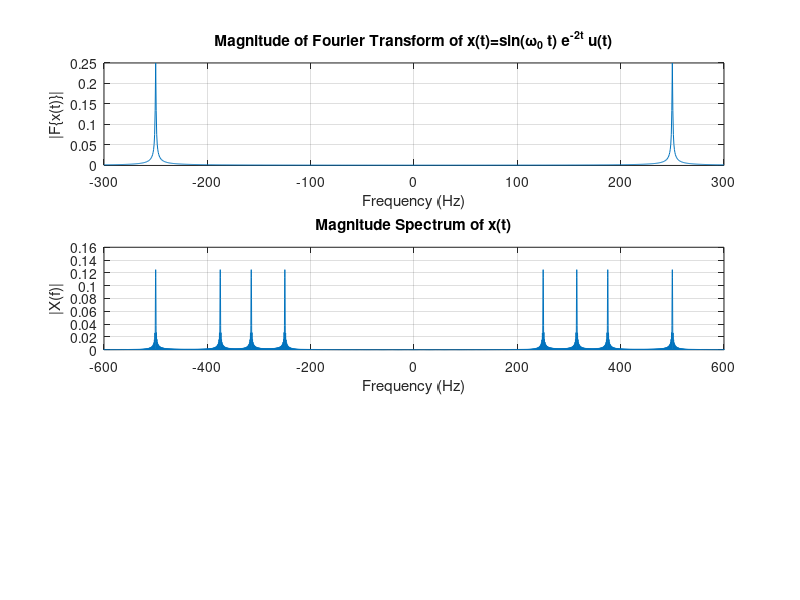
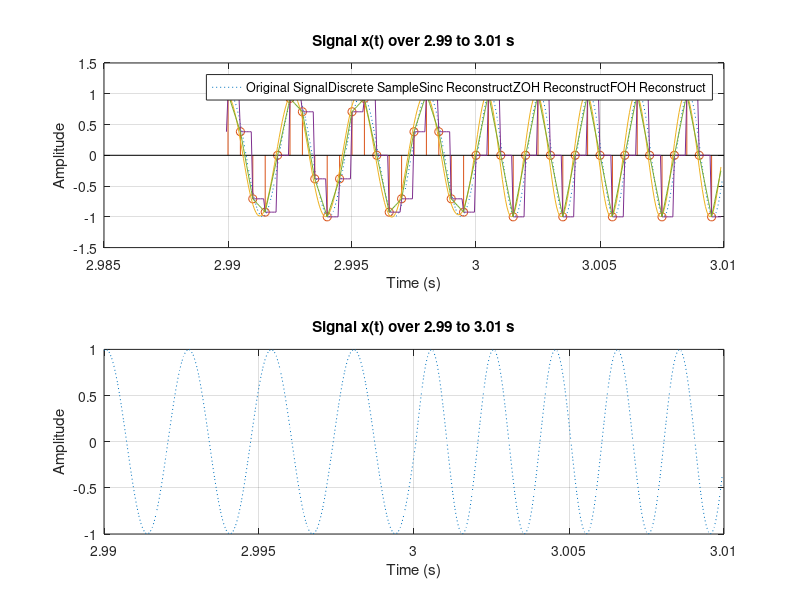

Reproduce these figures in MATLAB, in order.
% As requested, clean at start
clear all; close all; clc;

% Define vars
% Continous signal simulation
CONTINOUS_SAMPLE_RATE = 16e3;
DELTA_TIME = 1/CONTINOUS_SAMPLE_RATE;

% Create a time vector for 1 second
time_vector = 0:DELTA_TIME:1-DELTA_TIME;

%% Question 1
% A single frequency of 2pi*250 signal's Fourier Trasnform:

frequencies = (-300:0.5:300);
omega_0 = 2*pi*250;
omega_from_f = 2*pi*frequencies;
Xf1 = (1/(2j)) * ( ...
    1./(2 + 1j*(omega_from_f - omega_0)) - ...
    1./(2 + 1j*(omega_from_f + omega_0)) );

figure;
subplot(3,1,1);
plot(frequencies, abs(Xf1));
xlabel('Frequency (Hz)');
ylabel('|F\{x(t)\}|');
title('Magnitude of Fourier Transform of x(t)=sin(\omega_0 t) e^{-2t} u(t)');
grid on;


%% Question 2
% Define frequencies of signals
omega_1 = 2*pi*250;
omega_2 = 2*pi*315;
omega_3 = 2*pi*375;
omega_4 = 2*pi*500;
freqs = [omega_1, omega_2, omega_3, omega_4]; % Assign to a vector

% Then set the value by frequency for each second
% Create a matrix - each row for a different frequency
sinuses = sin(freqs.' * time_vector);
% Concatenate the rows so each frequency plays for 1 second sequentially
x2 = reshape(sinuses.', 1, []);

% Play sound: each frequency lasts 1 second, sampling rate SAMPLE_RATE
%soundsc(x2, CONTINOUS_SAMPLE_RATE);


%% Question 3
% Calculate time range
x2_index_range = floor(2.99/DELTA_TIME):1:floor(3.01/DELTA_TIME);
x2_time_range = x2_index_range * DELTA_TIME;
% Plot the time range twice with titles
figure;
subplot(2,1,1);
plot(x2_time_range, x2(x2_index_range), ":");
xlabel('Time (s)');
ylabel('Amplitude');
title('Signal x(t) over 2.99 to 3.01 s');
grid on;

subplot(2,1,2);
plot(x2_time_range, x2(x2_index_range), ":");
xlabel('Time (s)');
ylabel('Amplitude');
title('Signal x(t) over 2.99 to 3.01 s');
grid on;


%% Question 4
% Define vars for discrete signal sampling
DISCRETE_SAMPLE_RATE = 2e3;
DOWNSAMPLE_RATIO = CONTINOUS_SAMPLE_RATE / DISCRETE_SAMPLE_RATE;
DISCRETE_DELTA = 1 / DISCRETE_SAMPLE_RATE;

% Ensure downsample ratio is integer
DOWNSAMPLE_RATIO = round(DOWNSAMPLE_RATIO);

% Use downsample to create "discrete" signal
x4 = downsample(x2, DOWNSAMPLE_RATIO);

% Create time vector for x4
N4 = length(x4);
time_x4 = (0:N4-1) * DISCRETE_DELTA;

% Compute integer index range in x4 that corresponds to 2.99 to 3.01 s
x4_index_range = floor(2.99/DISCRETE_DELTA)+1:1:ceil(3.01/DISCRETE_DELTA);
x4_time_range = time_x4(x4_index_range);

% Overlay stem of x4 on the first subplot (time range 2.99-3.01 s)
subplot(2,1,1);
hold on;
stem(x4_time_range, x4(x4_index_range));
legend(["Original Signal", "Discrete Sample"])
hold off;


%% Question 5
% Calculate DFT of x2
N2 = length(x2);

X2_dft = fftshift(fft(x2));
f2 = (-N2/2:N2/2-1) * (CONTINOUS_SAMPLE_RATE/N2);

figure(1);
subplot(3,1,2);
plot(f2, abs(X2_dft)/N2);
xlabel('Frequency (Hz)');
ylabel('|X(f)|');
title('Magnitude Spectrum of x(t)');
% Cut according to original signal frequencies
xlim([-600 600]);
grid on;


%% Question 7 - Sinc Reconstruction
% Upsample x4 back to original sampling grid
UPSAMPLE_RATIO = DOWNSAMPLE_RATIO;
x7 = upsample(x4, UPSAMPLE_RATIO);

% Sinc interpolation filter (ideal reconstruction)
n = -255:256; % Selected range
h_sinc = sinc(n / UPSAMPLE_RATIO);

% Convolution reconstruction
x7_sinc = conv(x7, h_sinc, 'same');

% Time vector for original signal
time_x2 = (0:length(x2)-1) * DELTA_TIME;

figure(2);
subplot(2,1,1);

hold on;
plot(time_x2(x2_index_range), x7_sinc(x2_index_range));
legend(["Original Signal", "Discrete Sample", "Sinc Reconstruct"]);
hold off;


%% Question 8 - ZOH Reconstruction
% Zero-order hold reconstruction - repeat discrete elements RATIO time
x8_zoh = repelem(x4, UPSAMPLE_RATIO);

hold on;
plot(time_x2(x2_index_range), x8_zoh(x2_index_range));
legend(["Original Signal", "Discrete Sample", "Sinc Reconstruct", "ZOH Reconstruct"]);
hold off;


%% Question 9 - FOH Reconstruction
% Upsample x4 (zero insertion)
x9_up = upsample(x4, UPSAMPLE_RATIO);

% Create triangular (FOH) interpolation kernel
n = -UPSAMPLE_RATIO:UPSAMPLE_RATIO;
h_foh = (1 - abs(n)/UPSAMPLE_RATIO);
h_foh(abs(n) > UPSAMPLE_RATIO) = 0;

% Convolution
x9_foh = conv(x9_up, h_foh, 'same');

hold on;
plot(time_x2(x2_index_range), x9_foh(x2_index_range));
legend(["Original Signal", "Discrete Sample", "Sinc Reconstruct", "ZOH Reconstruct", "FOH Reconstruct"]);
hold off;


%% Question 10
% Play the reconstructed signal
%soundsc(x7_sinc, CONTINOUS_SAMPLE_RATE); % Sounds nearly identical
%soundsc(x8_zoh, CONTINOUS_SAMPLE_RATE); % Sounds choppy
%soundsc(x9_foh, CONTINOUS_SAMPLE_RATE); % Sounds better but still not the
%best

%{
%% Question 11
NEW_SAMPLE_RATE = 800;
%}
